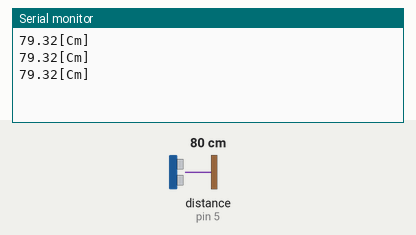
This sketch was run on a simulated Arduino Uno, built with avr-gcc and run on an emulated ATmega328P. Parts: the last lines printed to the serial monitor. Wiring (inferred from the names in the program): ultrasonic range finder: trigger pin 4; echo pin 5. The test bench sets the inputs (shaded band); at power-on: distance to the obstacle (sensor on pin 5) 80 cm. The echo pulse lasts 58.3 µs per cm.

Above: at 1.3 s.
1.4 s: distance to the obstacle (sensor on pin 5) set to 2 cm
At 1.9 s:
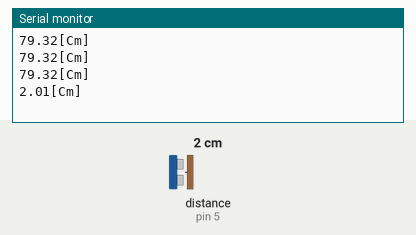
2.9 s: distance to the obstacle (sensor on pin 5) set to 4 cm
At 3.4 s:
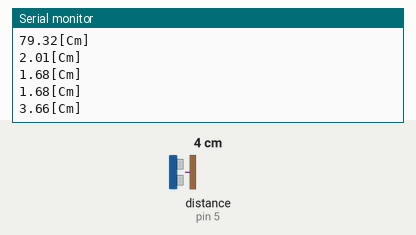
Timing chart, 0 to 5.9 s (numbered marks = the images above; inputs shaded):
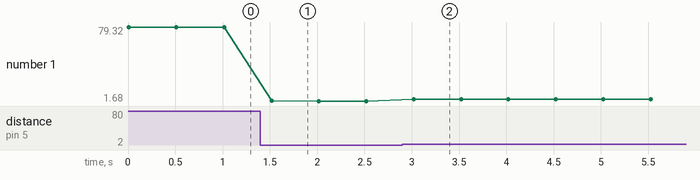

The sketch:

20-1.ino
```cpp
int Trig = 4 ;   // 초음파 송신핀
int Echo = 5 ; // 초음파 수신핀

void setup() {
  Serial.begin(9600);
  pinMode(Trig,OUTPUT);
  pinMode(Echo,INPUT);
}

void loop() {
  int dur ;
  float dis ;

 digitalWrite(Trig,HIGH); // 초음파 발사
 delayMicroseconds(10); // 10 마이크로 초 정도만 초음파를 발생
 digitalWrite(Trig,LOW) ; // 초음파 발사 중지

 dur = pulseIn(Echo, HIGH); // 초음파가 반사해서 돌아오는 시간을 기다린다.
 dis = (float) dur *0.017 ;  // 반사된 초음파가 측정된 시간을 cm로 변환
 Serial.print(dis);
 Serial.println("[Cm]");
 delay(500);
}
```

Measured:
- after the input at 1.4 s, the serial monitor: prints a new line after 0.12 s (image 1)
- after the input at 2.9 s, the serial monitor: prints a new line after 0.12 s (image 2)
- plotted number 1: 79.32 → 1.68 after the input at 1.4 s, 1.68 → 3.66 after the input at 2.9 s
